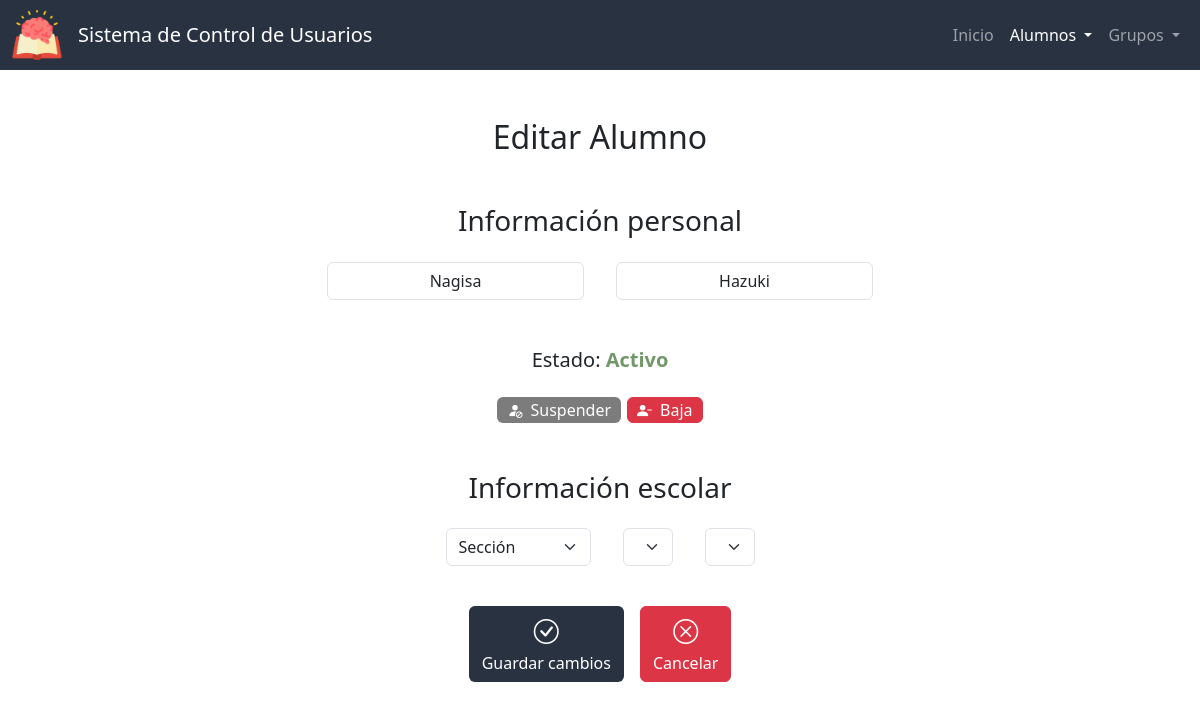
The app's page /editar_alumno?id=16, older data.
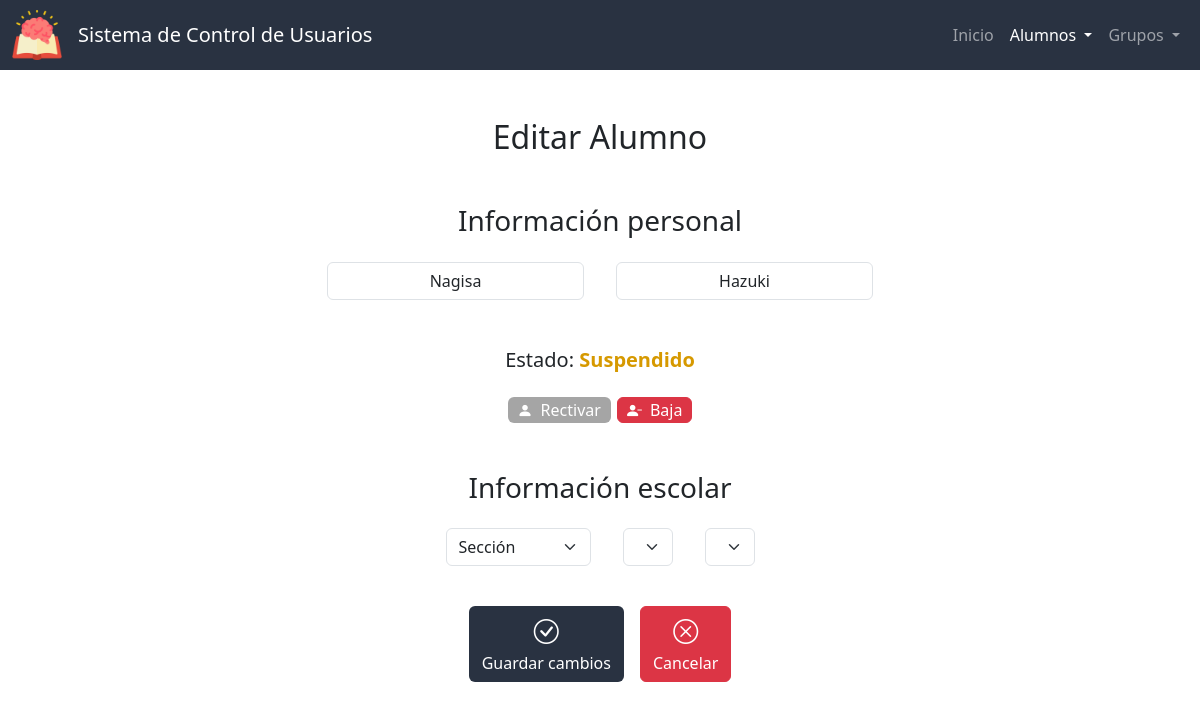
The same page, newer data.
### app.py (models this page shows, shortened)
class Alumnos(db.Model):
    id = db.Column(db.Integer, primary_key=True)
    nombre = db.Column(db.String(50), nullable=False)
    apellidos = db.Column(db.String(50), nullable=False)
    correo = db.Column(db.String(50), nullable=False, unique=True)
    estado = db.Column(db.Integer, nullable=False, default=0) # 0 - activo, 1 - suspendido, 2 - baja
    fecha_de_creacion = db.Column(db.DateTime, nullable=False, default=datetime.now)

### app.py (the view)
@app.route("/editar_alumno", methods=["GET","POST"])
def editar_alumno():
    if request.method == "POST":
        nombre = request.form.get("nombre").title()
        apellidos = request.form.get("apellidos").title()
        estado = int(request.form.get("estado"))
        id = request.form.get("id")
        seccion = request.form.get("seccion")
        grado = request.form.get("grado")
        grupo = request.form.get("grupo")
        actualizar_correo = request.form.get("correo")
        alumno = db.session.query(Alumnos).filter_by(id=id).first()
        correo = alumno.correo.split('@')[0]
        correo = ''.join(filter(lambda x: not x.isdigit(), correo))
        if (normalizar(nombre) + '.' + normalizar(apellidos) != correo) and actualizar_correo == "si":
            correo = crear_correo(nombre, apellidos)
            alumno.correo = correo
        alumno.nombre = nombre
        alumno.apellidos = apellidos
        if estado != alumno.estado:
            cambioestado = CambiosEstado(id, alumno.estado, estado)
            alumno.estado = estado
            db.session.add(cambioestado)
        id_grupo = db.session.query(Grupos.id).filter_by(seccion=seccion, grado=grado, grupo=grupo).first()
        alumno_grupo = db.session.query(alumnos_por_grupo).filter_by(id_alumno=id).first()
        if id_grupo:
            id_grupo = id_grupo[0]
            if alumno_grupo:
                db.session.query(alumnos_por_grupo).filter_by(id_alumno=id).update({'id_grupo': id_grupo})
            else:
                db.session.execute(alumnos_por_grupo.insert().values(id_alumno=id, id_grupo=id_grupo))
        db.session.commit()
        return redirect("/lista_alumnos")
    else:
        id_alumno = request.args.get("id")
        alumno = db.session.query(Alumnos).filter_by(id=id_alumno).first()
        id_grupo = db.session.query(alumnos_por_grupo.c.id_grupo).filter_by(id_alumno=alumno.id).first()
        if id_grupo:
            id_grupo = id_grupo[0]
            grupo_actual = db.session.query(Grupos).filter_by(id=id_grupo).first()
            grados = db.session.query(Grupos.grado).filter_by(seccion=grupo_actual.seccion).distinct().all()
            grupos = db.session.query(Grupos.grupo).filter_by(seccion=grupo_actual.seccion, grado=grupo_actual.grado).distinct().all()
        else:
            grupo_actual = None
            grados = None
            grupos = None
        secciones = db.session.query(Grupos.seccion).distinct().all()
        return render_template("editar_alumno.html", editar=True, active="Alumno", secciones=secciones, grados=grados, grupos=grupos, grupo_actual=grupo_actual, alumno=alumno, colores=COLORES, estados=ESTADOSV)

### templates/editar_alumno.html (shortened to what this page needs)
{% extends "layout.html" %}
{% set x='Editar ' if editar else 'Alta ' %}
{% block main %}
    <h2 class="mb-5">
        {{ x }} Alumno
    </h2>
    <form {% if editar %} action="/editar_alumno" {% else %} action="/alta_alumno" {% endif %} method="post">
        <h3 class="mb-4">Información personal</h3>
        <div class="mb-5 d-flex flex-row bd-highlight mb-3 justify-content-center">
            <div class="mx-3">
                <input autocomplete="off" class="form-control mx-auto w-auto" id="nombre" name="nombre" placeholder="Nombre(s)" type="text" required {% if editar or ver %} value="{{ alumno.nombre }}" {% else %} autofocus {% endif %}>
            </div>
            <div class="mx-3">
                <input autocomplete="off" class="form-control mx-auto w-auto" id="apellidos" name="apellidos" placeholder="Apellidos" type="text" required {% if editar or ver %} value="{{ alumno.apellidos }}" {% endif %}>
            </div>
        </div>
        {% if editar %}
            <div class="mb-4">
                <h5 class="mb-3">Estado: <span style="color:{{ colores[estados[alumno.estado]] }}; font-weight: bold;">{{ estados[alumno.estado] }}</span></h5>
            </div>
            <div class="btn-group mb-5">
                <div {% if alumno.estado == 1 %} style="display:none;" {% endif %}>
                    <button type="button" class="edit btn gris-oscuro" title="Suspender alumno" onclick="suspender('si')"><i class="bi-small bi-person-fill-slash mx-1"></i><span class="mx-1 no-movil">Suspender</span></button>
                </div>
                <div {% if alumno.estado == 0 %} style="display:none;" {% endif %}>
                    <button type="button" class="edit btn gris" title="Rectivar alumno" onclick="suspender('no')"><i class="bi-small bi bi-person-fill mx-1"></i><span class="mx-1 no-movil">Rectivar</span></button>
                </div>
                <div>
                    <button type="button" class="edit btn btn-danger" title="Eliminar alumno" onclick="confirmarEliminar('{{ alumno.id }}', '{{ alumno.nombre }}', '{{ alumno.apellidos }}')"><i class="bi-small bi bi-person-dash-fill mx-1"></i><span class="mx-1 no-movil">Baja</span></button>
                </div>
            </div>
        {% endif %}
        <h3 class="mb-4">Información escolar</h3>
        <div class="d-flex flex-row bd-highlight mb-3 justify-content-center">
            <div class="mb-3 mx-3">
                <select class="select form-select mx-auto w-auto" name="seccion" id="seccion" required>
                    <option {% if not grupo_actual %} selected {% endif %} value="">Sección</option>
                </select>
            </div>
            <div class="d-flex flex-row justify-content-center">
                <div class="mb-3 mx-3">
                    <select class="select form-select mx-auto w-auto" name="grado" id="grado" required>
                    </select>
                </div>
                <div class="mb-3 mx-3">
                    <select class="select form-select mx-auto w-auto" name="grupo" id="grupo" required>
                    </select>
                </div>
            </div>
        </div>
        <div class="p-2 btn-group">
            <div>
                <button class="btn-big btn color-primario mx-2" type="submit" title="Enviar"><i class="bi bi-check-circle"></i>{% if editar %} <div>Guardar cambios</div> {% else %} <div>Registrar alumno</div> {% endif %}</button>
            </div>
    </form>
            <form action="/lista_alumnos">
                <button type="submit" class="btn-big btn btn-danger mx-2" title="Cancelar"><i class="bi bi-x-circle"></i><div>Cancelar</div></button>
            </form>
{% endblock %}

Row changes from the older to the newer data that the page shows:
changed Alumnos "Nagisa": estado "Activo" → "Suspendido"
Text that changed along with them:
text no longer shown: "Suspender"
text now shown: "Rectivar"
